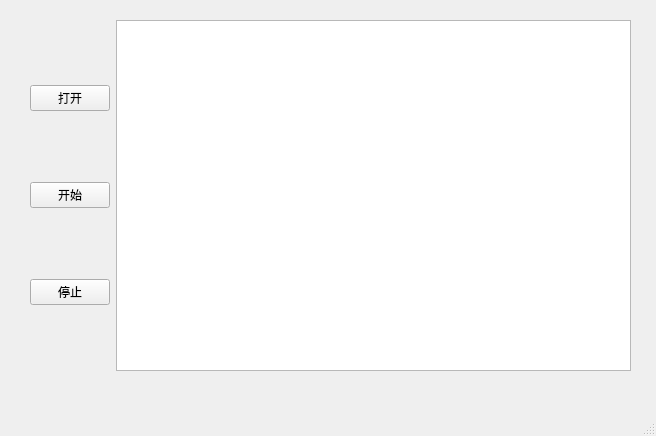
<?xml version="1.0" encoding="UTF-8"?>
<ui version="4.0">
 <class>MainWindow</class>
 <widget class="QMainWindow" name="MainWindow">
  <property name="geometry">
   <rect>
    <x>0</x>
    <y>0</y>
    <width>656</width>
    <height>436</height>
   </rect>
  </property>
  <property name="windowTitle">
   <string>MainWindow</string>
  </property>
  <widget class="QWidget" name="centralwidget">
   <widget class="QWidget" name="">
    <property name="geometry">
     <rect>
      <x>30</x>
      <y>20</y>
      <width>601</width>
      <height>351</height>
     </rect>
    </property>
    <layout class="QHBoxLayout" name="horizontalLayout">
     <item>
      <layout class="QVBoxLayout" name="verticalLayout">
       <item>
        <widget class="QPushButton" name="btn_open">
         <property name="text">
          <string>打开</string>
         </property>
        </widget>
       </item>
       <item>
        <widget class="QPushButton" name="btn_start">
         <property name="text">
          <string>开始</string>
         </property>
        </widget>
       </item>
       <item>
        <widget class="QPushButton" name="btn_stop">
         <property name="text">
          <string>停止</string>
         </property>
        </widget>
       </item>
      </layout>
     </item>
     <item>
      <widget class="QTextBrowser" name="textBrowser"/>
     </item>
    </layout>
   </widget>
  </widget>
  <widget class="QMenuBar" name="menubar">
   <property name="geometry">
    <rect>
     <x>0</x>
     <y>0</y>
     <width>656</width>
     <height>22</height>
    </rect>
   </property>
  </widget>
  <widget class="QStatusBar" name="statusbar"/>
 </widget>
 <resources/>
 <connections/>
</ui>
